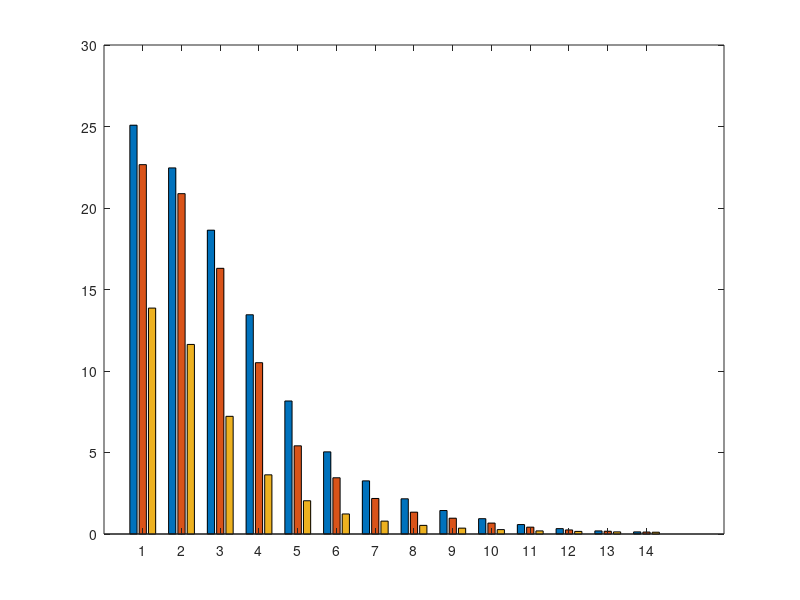

Write the MATLAB code that produced this figure. (Note: this script raises an error after producing the figure.)
clear;
close all;
%AS3959 firebrand distribution Forest FDI100, 80, 50

Firebrand_distribution_FDIs = [25.08 22.66 13.86; 22.46 20.88 11.63;18.64 16.30 7.22; 13.45 10.51 3.63; 8.16 5.41 2.04; 5.04 3.45 1.23; 3.26 2.18 0.79; 2.16 1.34 0.53; 1.44 0.97 0.36; 0.94 0.67 0.27; 0.58 0.42 0.19; 0.33 0.25 0.16; 0.19 0.17 0.13; 0.13 0.12 0.11];

bar(Firebrand_distribution_FDIs)

ax = gca;
ax.XTickLabels = {'x=132 m~138 m',	'x=138 m~144 m',	'x=144 m~150 m',	'x=150 m~ 156 m',	'x=156 m~162 m',	'x=162 m~168 m',	'x=168 m~174 m',	'x=174 m~180 m',	'x=180 m~186 m',	'x=186 m~192 m',	'x=192 m~198 m',	'x=198 m~204 m',	'x=204 m~210 m',	'x=210 m~216 m'};
grid on;




box on
xtickangle(45)
xlabel('Location','FontWeight','bold','FontSize',20,...
    'FontName','Calibri');
ylabel('Firebrand flux (kg.s^{-1})','FontWeight','bold','FontSize',20,...
    'FontName','Calibri');

set(gca,'fontsize',18);

legend('FDI100','FDI80','FDI50')